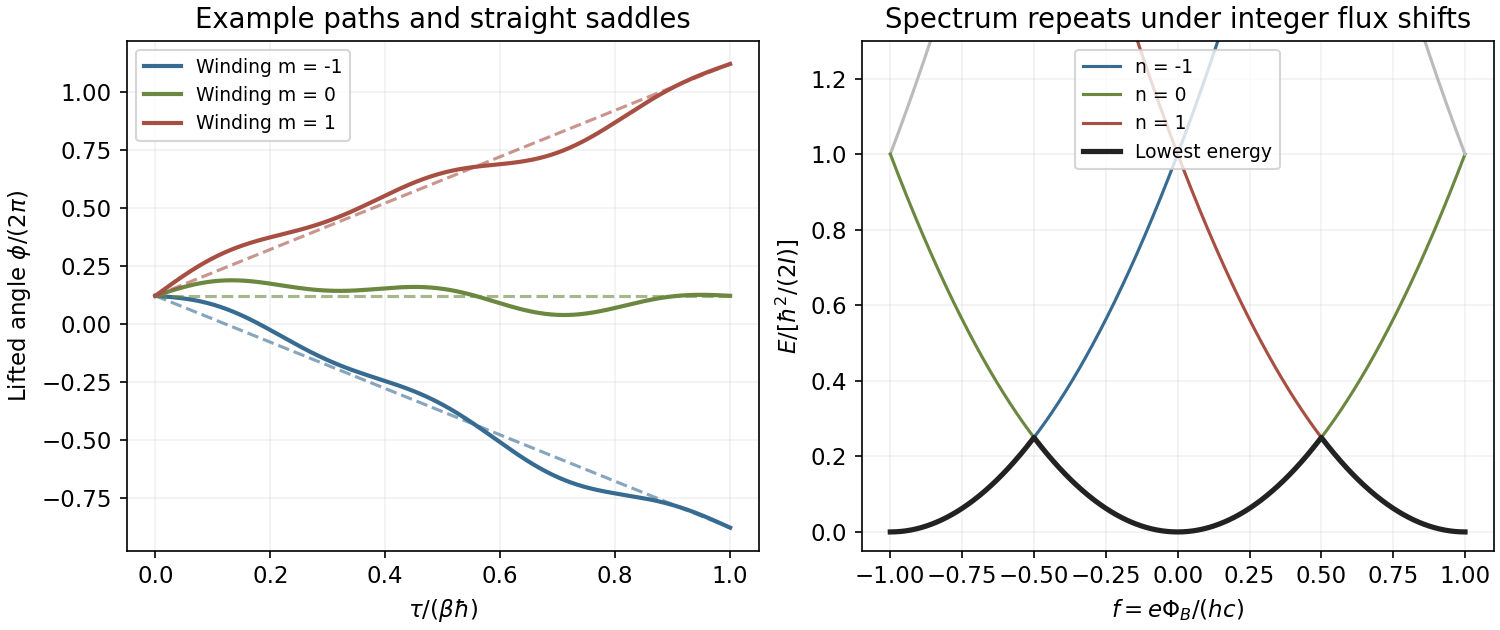

Reproduce this figure in Python.
"""Original explanatory plot. Tested with Python3.14, NumPy and Matplotlib.
The literal PNG basename is written in cwd for the mirrored Make target.
"""
import numpy as np
import matplotlib
matplotlib.use("Agg")
import matplotlib.pyplot as plt
plt.rcParams.update({"font.size":11,"figure.facecolor":"white","axes.facecolor":"white"})
x=np.linspace(0,1,800);fig,axs=plt.subplots(1,2,figsize=(10,4.2),layout='constrained');phi0=.12
for m,color in [(-1,'#376b91'),(0,'#6c8840'),(1,'#a84f43')]:
 classical=phi0+m*x;eta=.055*np.sin(2*np.pi*x)+.03*np.sin(5*np.pi*x)
 axs[0].plot(x,classical+eta,color=color,lw=2,label=f'Winding m = {m}');axs[0].plot(x,classical,ls='--',color=color,alpha=.6)
axs[0].set(xlabel=r'$\tau/(\beta\hbar)$',ylabel=r'Lifted angle $\phi/(2\pi)$',title='Example paths and straight saddles');axs[0].legend(fontsize=9);axs[0].grid(alpha=.18)
f=np.linspace(-1,1,1001);allE=[]
for n,color in [(-2,'#bbbbbb'),(-1,'#376b91'),(0,'#6c8840'),(1,'#a84f43'),(2,'#bbbbbb')]:
 en=(n-f)**2;allE.append(en);axs[1].plot(f,en,color=color,lw=1.5,label=f'n = {n}' if abs(n)<=1 else None)
axs[1].plot(f,np.min(allE,axis=0),color='#222222',lw=2.5,label='Lowest energy');axs[1].set(xlabel=r'$f=e\Phi_B/(hc)$',ylabel=r'$E/[\hbar^2/(2I)]$',title='Spectrum repeats under integer flux shifts',ylim=(-.05,1.3));axs[1].legend(fontsize=9,loc='upper center');axs[1].grid(alpha=.18)
fig.savefig('paper-1-flux-ring-paths.png',dpi=150,facecolor='white');plt.close(fig)
